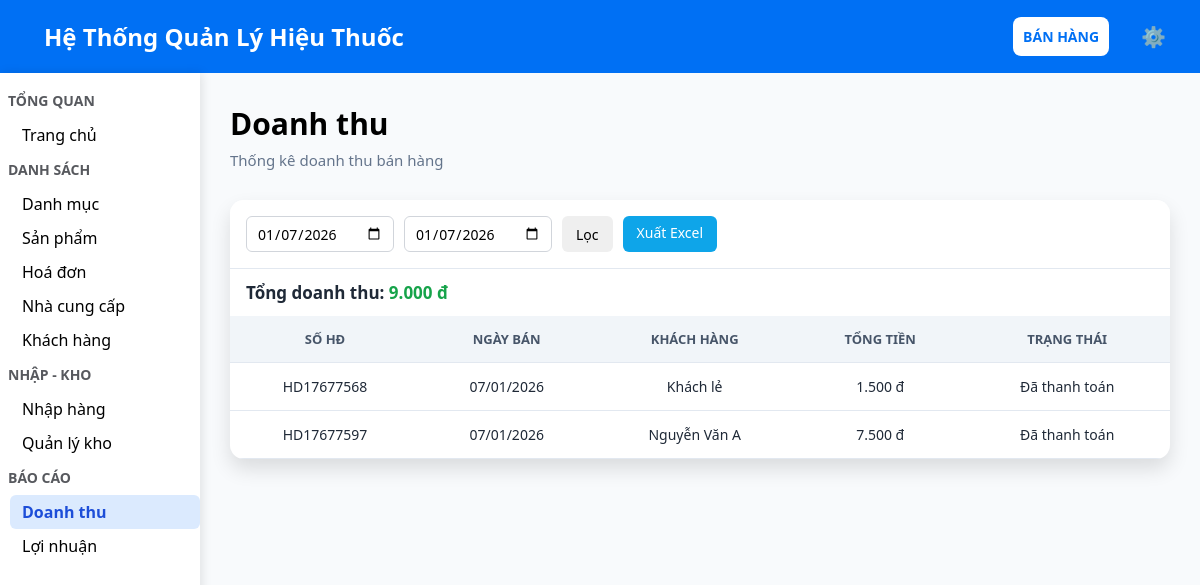
Screenshot of /quanly.php?page=doanh-thu (signed in) with the database file from the repository.
### tables this page shows
CREATE TABLE `hoa_don` (
  `so_hd` varchar(10) NOT NULL,
  `ngay_ban` date DEFAULT NULL,
  `ma_khach` varchar(10) DEFAULT NULL,
  `phuong_thuc_thanh_toan` enum('Tiền mặt','Chuyển khoản','Thẻ') DEFAULT 'Tiền mặt',
  `tong_tien_cuoi` decimal(15,2) DEFAULT NULL,
  `trang_thai` enum('Chưa thanh toán','Đã thanh toán') DEFAULT 'Đã thanh toán'
);

CREATE TABLE `khachhang` (
  `ma_khach` varchar(10) NOT NULL,
  `ten_khach_hang` varchar(255) NOT NULL,
  `dia_chi` text NOT NULL,
  `dien_thoai` varchar(15) NOT NULL
);

### doanh-thu.php (the view, shortened to what this page needs)
<?php
include("connect.php");
mysqli_set_charset($conn, "utf8");
$tu_ngay  = $_GET['tu_ngay']  ?? date('Y-m-d');
$den_ngay = $_GET['den_ngay'] ?? date('Y-m-d');
$where = "DATE(hd.ngay_ban) BETWEEN '$tu_ngay' AND '$den_ngay'";
$sqlTong = "SELECT SUM(hd.tong_tien_cuoi) AS tong FROM hoa_don hd WHERE $where";
$rsTong  = $conn->query($sqlTong);
$tongDoanhThu = 0;
if ($rsTong) {
    $rowTong = $rsTong->fetch_assoc();
    $tongDoanhThu = $rowTong['tong'] ?? 0;
}
$sql = "
    SELECT hd.so_hd, hd.ngay_ban, kh.ten_khach_hang, hd.tong_tien_cuoi, hd.trang_thai
    FROM hoa_don hd
    LEFT JOIN khachhang kh ON hd.ma_khach = kh.ma_khach
    WHERE $where
    ORDER BY hd.ngay_ban DESC
";
$list = $conn->query($sql);
?>
<div class="page-header">
    <h1>Doanh thu</h1>
    <p>Thống kê doanh thu bán hàng</p>
</div>
<div class="table-box">
    <div class="table-header">
        <form method="get" action="quanly.php" class="search-filters">
            <input type="date" name="tu_ngay" class="search-input"
                   value="<?= htmlspecialchars($tu_ngay) ?>">
            <input type="date" name="den_ngay" class="search-input"
                   value="<?= htmlspecialchars($den_ngay) ?>">
            <button class="btn btn-primary">Lọc</button>
            <a href="doanh-thu-export.php?tu_ngay=<?= $tu_ngay ?>&den_ngay=<?= $den_ngay ?>"
            class="btn btn-info">Xuất Excel
            </a>
        </form>
    </div>
    <div style="padding:12px 16px; font-size:17px;">
        <strong>Tổng doanh thu:</strong>
        <span style="color:#16a34a; font-weight:700;">
            <?= number_format($tongDoanhThu, 0, ',', '.') ?> đ
        </span>
    </div>
    <table>
        <thead>
            <tr>
                <th>Số HĐ</th>
                <th>Ngày bán</th>
                <th>Khách hàng</th>
                <th>Tổng tiền</th>
                <th>Trạng thái</th>
            </tr>
        </thead>
        <tbody>
        <?php if (!$list || $list->num_rows == 0): ?>
            <tr>
                <td colspan="5" class="text-center text-muted">
                    Chưa có dữ liệu doanh thu
                </td>
            </tr>
        <?php else: ?>
            <?php while ($row = $list->fetch_assoc()): ?>
            <tr>
                <td><?= $row['so_hd'] ?></td>
                <td><?= date('d/m/Y', strtotime($row['ngay_ban'])) ?></td>
                <td><?= htmlspecialchars($row['ten_khach_hang']) ?></td>
                <td><?= number_format($row['tong_tien_cuoi'], 0, ',', '.') ?> đ</td>
                <td>
                    <?php if ($row['trang_thai'] == 'Đã thanh toán'): ?>
                        <span class="status-success">Đã thanh toán</span>
                    <?php else: ?>
                        <span class="status-danger">Chưa thanh toán</span>
                    <?php endif; ?>
                </td>
            </tr>
            <?php endwhile; ?>
        <?php endif; ?>
        </tbody>
    </table>
</div>

### form.css (style rules this page uses)
* { margin: 0; padding: 0; box-sizing: border-box; }
body { font-family: 'Segoe UI', sans-serif; background-color: #f5f7fa; color: #333; }

### css.css (style rules this page uses)
* { box-sizing: border-box; font-family: 'Segoe UI', sans-serif; }
body { margin: 0; padding: 0px; background: #f8fafc; color: #1f2937; }
.page-header h1 { margin: 0; font-size: 30px; font-weight: 700; color: black; }
.page-header p { margin-top: 6px; font-size: 15px; color: #64748b; }
.btn { padding: 8px 12px; border-radius: 8px; border: none; font-size: 13px; cursor: pointer; transition: .2s; text-decoration: none; }
.btn-info { background: #0ea5e9; color: white; }
.table-box { background: white; margin-top: 30px; border-radius: 14px; overflow: hidden; box-shadow: 0 10px 20px rgba(0,0,0,.12); }
table { width: 100%; border-collapse: collapse; }
thead { background: #f1f5f9; }
th, td { padding: 14px 16px; border-bottom: 1px solid #e2e8f0; font-size: 14px; text-align: center; }
th { text-transform: uppercase; font-size: 13px; color: #475569; text-align: center; }
.table-header { padding: 16px; border-bottom: 1px solid #e2e8f0; background: #ffffff; }
.search-filters { display: flex; align-items: center; gap: 10px; }
.search-input { height: 36px; padding: 6px 10px; border: 1px solid #d1d5db; border-radius: 6px; font-size: 14px; outline: none; background: #fff; }
.table-header .btn { height: 36px; padding: 7px 14px; border-radius: 6px; font-size: 14px; cursor: pointer; text-decoration: none; }
.table-box .table-header input[type="date"] { height: 36px; padding: 6px 10px !important; border: 1px solid #d1d5db; border-radius: 6px; font-size: 14px; font-family: 'Segoe UI', sans-serif; background-color: #fff; box-sizing: border-box; }

### rows the page displays
hoa_don: so_hd "HD17677568", ngay_ban "07/01/2026", ma_khach.ten_khach_hang "Khách lẻ", tong_tien_cuoi "1.500", trang_thai "Đã thanh toán"
hoa_don: so_hd "HD17677597", ngay_ban "07/01/2026", ma_khach.ten_khach_hang "Nguyễn Văn A", tong_tien_cuoi "7.500", trang_thai "Đã thanh toán"

### other values shown
$tongDoanhThu "9.000"
